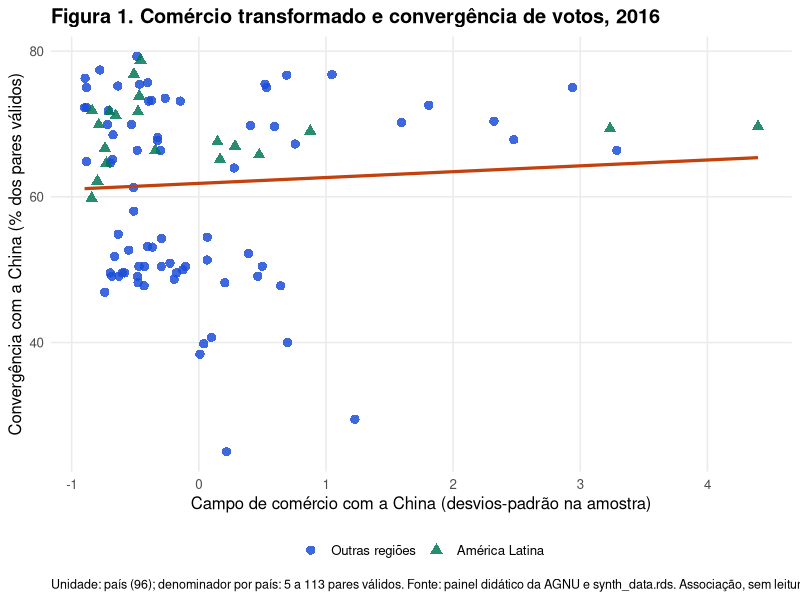
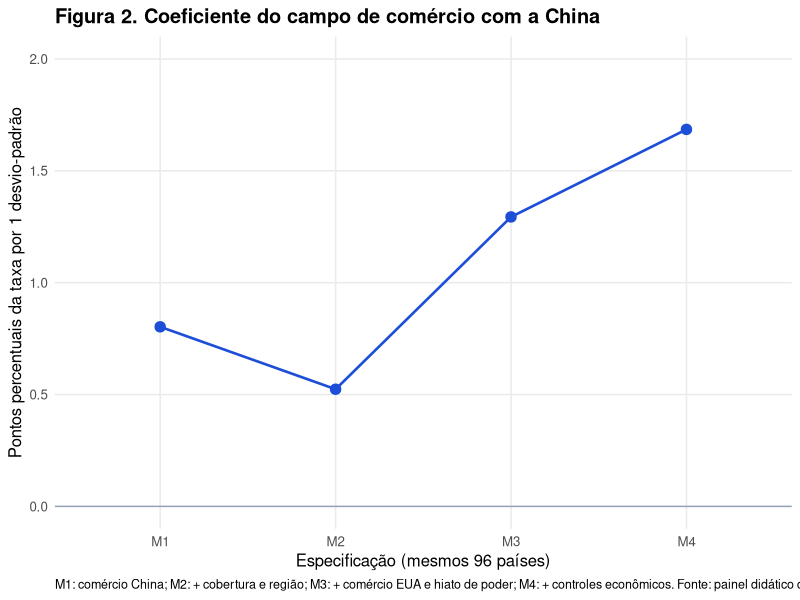

These figures' R source, in order:
# Aula 6: regressão múltipla nas votações da AGNU.
#
# Abra lab-regressao-aula-2026.Rproj no RStudio e execute bloco a bloco.
# Cada linha usada nos modelos representa um país em 2016.
# Pergunta: como a taxa de convergência de votos com a China varia entre
# países, condicionalmente aos preditores incluídos em cada modelo?
# Os coeficientes descrevem associação, sem leitura causal.

options(scipen = 999)
library(data.table)
library(dplyr)
library(ggplot2)
library(here)

# 1. Ler e conhecer os dados --------------------------------------------

painel <- data.table::fread(
  here::here(
    "projeto_agna", "data", "processed",
    "painel_pais_ano_1997_2016.csv"
  )
)

# Uma linha do arquivo original representa um par país-ano.
dim(painel)
data.table::uniqueN(painel$pais_iso3)
range(painel$ano)

# Agora mudamos para um corte transversal: uma linha por país em 2016.
dados_2016 <- painel |>
  dplyr::filter(ano == 2016) |>
  dplyr::select(
    pais_iso3, ano, n_votacoes, n_pares_validos,
    n_convergentes_china, n_divergentes_china,
    taxa_convergencia_china, perc_trade_with_china,
    perc_trade_with_us, us_power_gap, latin_america,
    pci_cur, CA_GDP
  ) |>
  dplyr::arrange(pais_iso3)

# 2. Checagens antes de estimar ------------------------------------------

# A taxa é n_convergentes_china / n_pares_validos: o denominador conta
# somente pares em que o voto do país e o da China estão observados.
validacao_2016 <- data.frame(
  medida = c(
    "Países", "Países da América Latina", "Votações em 2016",
    "Menor denominador válido", "Mediana do denominador válido",
    "Maior denominador válido", "Ausências nas variáveis do modelo"
  ),
  valor = c(
    nrow(dados_2016), sum(dados_2016$latin_america),
    unique(dados_2016$n_votacoes), min(dados_2016$n_pares_validos),
    median(dados_2016$n_pares_validos), max(dados_2016$n_pares_validos),
    sum(is.na(dados_2016))
  )
)
validacao_2016

ausentes_2016 <- colSums(is.na(dados_2016))
ausentes_2016

stopifnot(
  nrow(dados_2016) == 96,
  !anyDuplicated(dados_2016$pais_iso3),
  all(dados_2016$n_pares_validos > 0),
  all(dados_2016$n_pares_validos <= dados_2016$n_votacoes),
  all(dados_2016$n_convergentes_china +
        dados_2016$n_divergentes_china == dados_2016$n_pares_validos),
  max(abs(
    dados_2016$taxa_convergencia_china -
      dados_2016$n_convergentes_china / dados_2016$n_pares_validos
  )) < 1e-12
)

# 3. Escala dos preditores -----------------------------------------------

# O campo de comércio está transformado na fonte; a unidade original
# da transformação não foi documentada. Para interpretá-lo com segurança,
# usamos a média e o desvio-padrão DOS 96 PAÍSES DE 2016.
# scale() subtrai a média e divide pelo desvio-padrão amostral.
dados_2016$z_trade_china <- as.numeric(scale(
  dados_2016$perc_trade_with_china
))
dados_2016$z_trade_eua <- as.numeric(scale(
  dados_2016$perc_trade_with_us
))
dados_2016$z_pares_validos <- as.numeric(scale(
  dados_2016$n_pares_validos
))
dados_2016$z_hiato_poder <- as.numeric(scale(
  dados_2016$us_power_gap
))
dados_2016$z_pci <- as.numeric(scale(
  dados_2016$pci_cur
))
dados_2016$z_ca <- as.numeric(scale(
  dados_2016$CA_GDP
))

# A primeira categoria será a referência da regressão.
dados_2016$regiao <- factor(
  ifelse(dados_2016$latin_america, "América Latina", "Outras regiões"),
  levels = c("Outras regiões", "América Latina")
)
table(dados_2016$regiao)

# 4. Modelos progressivos: mesmos 96 países -----------------------------

# M1: associação bivariada.
modelo_1 <- lm(
  taxa_convergencia_china ~ z_trade_china,
  data = dados_2016
)

# M2: adiciona cobertura da votação e a categoria geográfica.
modelo_2 <- lm(
  taxa_convergencia_china ~ z_trade_china + z_pares_validos + regiao,
  data = dados_2016
)

# M3: adiciona comércio com EUA e hiato de poder em relação aos EUA.
modelo_3 <- lm(
  taxa_convergencia_china ~ z_trade_china + z_pares_validos + regiao +
    z_trade_eua + z_hiato_poder,
  data = dados_2016
)

# M4: adiciona dois controles econômicos, também padronizados.
modelo_4 <- lm(
  taxa_convergencia_china ~ z_trade_china + z_pares_validos + regiao +
    z_trade_eua + z_hiato_poder + z_pci + z_ca,
  data = dados_2016
)

# Olhe só os coeficientes. A saída de summary() contém inferência
# que será estudada nas Aulas 9 e 10.
coef(modelo_1)
coef(modelo_2)
coef(modelo_3)
coef(modelo_4)

# A taxa Y está entre 0 e 1. Multiplicar seu coeficiente por 100
# converte proporção em pontos percentuais da taxa de convergência.
# Para o comércio, X vale um desvio-padrão do campo transformado.
tabela_modelos <- data.frame(
  modelo = c("M1", "M2", "M3", "M4"),
  n_paises = c(nobs(modelo_1), nobs(modelo_2),
               nobs(modelo_3), nobs(modelo_4)),
  r2_amostral = c(
    summary(modelo_1)$r.squared, summary(modelo_2)$r.squared,
    summary(modelo_3)$r.squared, summary(modelo_4)$r.squared
  ),
  china_trade_pp_por_dp = 100 * c(
    coef(modelo_1)[["z_trade_china"]],
    coef(modelo_2)[["z_trade_china"]],
    coef(modelo_3)[["z_trade_china"]],
    coef(modelo_4)[["z_trade_china"]]
  ),
  regiao_latina_pp = 100 * c(
    NA_real_,
    coef(modelo_2)[["regiaoAmérica Latina"]],
    coef(modelo_3)[["regiaoAmérica Latina"]],
    coef(modelo_4)[["regiaoAmérica Latina"]]
  )
)
tabela_modelos

# 5. Dois perfis hipotéticos, mudando somente a categoria ---------------

# Zero nos preditores padronizados = média de 2016. Os perfis são
# previsões da reta ajustada, e não dois países emparelhados.
perfis <- data.frame(
  z_trade_china = c(0, 0),
  z_pares_validos = c(0, 0),
  regiao = factor(
    c("Outras regiões", "América Latina"),
    levels = levels(dados_2016$regiao)
  ),
  z_trade_eua = c(0, 0),
  z_hiato_poder = c(0, 0),
  z_pci = c(0, 0),
  z_ca = c(0, 0)
)
perfis$taxa_ajustada_percentual <- 100 * as.numeric(
  predict(modelo_4, newdata = perfis)
)
perfis

# 6. Duas figuras para discutir em sala ---------------------------------

figura_1 <- ggplot2::ggplot(
  dados_2016,
  ggplot2::aes(
    x = z_trade_china, y = 100 * taxa_convergencia_china,
    color = regiao, shape = regiao
  )
) +
  ggplot2::geom_point(size = 2.8, alpha = 0.85) +
  ggplot2::geom_smooth(
    mapping = ggplot2::aes(
      x = z_trade_china, y = 100 * taxa_convergencia_china, group = 1
    ),
    inherit.aes = FALSE,
    method = "lm", formula = y ~ x, se = FALSE,
    color = "#C2410C", linewidth = 1.1
  ) +
  ggplot2::scale_color_manual(values = c(
    "Outras regiões" = "#1D4ED8", "América Latina" = "#047857"
  )) +
  ggplot2::labs(
    title = "Figura 1. Comércio transformado e convergência de votos, 2016",
    x = "Campo de comércio com a China (desvios-padrão na amostra)",
    y = "Convergência com a China (% dos pares válidos)",
    color = NULL, shape = NULL,
    caption = paste(
      "Unidade: país (96); denominador por país: 5 a 113 pares válidos.",
      "Fonte: painel didático da AGNU e synth_data.rds. Associação, sem leitura causal."
    )
  ) +
  ggplot2::theme_minimal(base_size = 12) +
  ggplot2::theme(
    panel.grid.minor = ggplot2::element_blank(),
    legend.position = "bottom",
    plot.title = ggplot2::element_text(face = "bold"),
    plot.caption = ggplot2::element_text(size = 9, hjust = 0)
  )
if (interactive()) print(figura_1)

figura_2 <- ggplot2::ggplot(
  tabela_modelos,
  ggplot2::aes(x = modelo, y = china_trade_pp_por_dp, group = 1)
) +
  ggplot2::geom_hline(yintercept = 0, color = "#94A3B8") +
  ggplot2::geom_line(color = "#1D4ED8", linewidth = 0.9) +
  ggplot2::geom_point(color = "#1D4ED8", size = 3.2) +
  ggplot2::scale_y_continuous(limits = c(0, 2), breaks = seq(0, 2, 0.5)) +
  ggplot2::labs(
    title = "Figura 2. Coeficiente do campo de comércio com a China",
    x = "Especificação (mesmos 96 países)",
    y = "Pontos percentuais da taxa por 1 desvio-padrão",
    caption = paste(
      "M1: comércio China; M2: + cobertura e região;",
      "M3: + comércio EUA e hiato de poder; M4: + controles econômicos.",
      "Fonte: painel didático da AGNU e synth_data.rds."
    )
  ) +
  ggplot2::theme_minimal(base_size = 12) +
  ggplot2::theme(
    panel.grid.minor = ggplot2::element_blank(),
    plot.title = ggplot2::element_text(face = "bold"),
    plot.caption = ggplot2::element_text(size = 9, hjust = 0)
  )
if (interactive()) print(figura_2)

# 7. Perguntas para a dupla ---------------------------------------------

# a) Como muda o coeficiente do comércio com a China de M1 para M4?
# b) Qual é a categoria de referência para América Latina?
# c) Quais valores foram mantidos iguais nos dois perfis?
# d) Como o menor denominador (5 pares) limita a leitura da taxa?
# e) Por que os quatro modelos não estabelecem efeitos causais?
